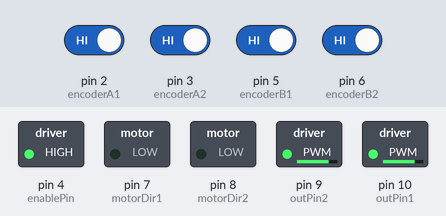
Recording of a sketch running on a simulated Arduino Uno, built with avr-gcc and run on an emulated ATmega328P. Parts: switched loads named in the sketch (green lamp = pin HIGH). The inputs (shaded band) are chosen by the test bench; at power-on: pin 2 (encoderA1), pin 3 (encoderA2), pin 5 (encoderB1), pin 6 (encoderB2) HIGH. What the sketch prints to the serial monitor is not drawn.

Above: at 1.2 s.
1.3 s: pin 2 (encoderA1) driven LOW
4.3 s: pin 3 (encoderA2) driven LOW
Timing chart, 0 to 7.3 s (numbered marks = the images above; inputs shaded):
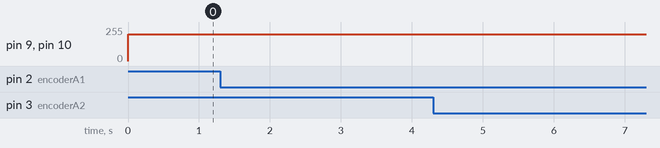

The sketch:

RunMotor.ino
```cpp
///////////////Calculation vars
float pi = 3.14159;
int i;
float startTime = 0;
float elapsedTime = 0;
float currentTime = 0;
float prevTime = 0;
float lastTime1 = 0;
float lastTime2 = 0;

float b = 0.355; //m between middles of wheels
float r = 0.0685; //wheel rad m
float angVel1 = 0;
float angVel2 = 0;
float linVel1 = 0;
float linVel2 = 0;
float dist1 = 0;
float dist2 = 0;
float radians1 = 0;
float radians2 = 0;
float oldRadians1 = 0;
float oldRadians2 = 0;

float xVel1 = 0;
float xVel2 = 0;
float xNew = 0;
float yNew = 0;
float xOld = 0;
float yOld = 0;

float phi = 0;
float phiOld = 0;

float xVel = 0;
float yVel = 0;


int enablePin = 4;

int encoderA1 = 2; //Motor 1 Pins
int encoderB1 = 5;
int outPin1 = 10;
int motorDir1 = 7;

int encoderA2 = 3; //Motor 2 Pins
int encoderB2 = 6;
int outPin2 = 9;
int motorDir2 = 8;

////////////////////Encoder vars
int encoder1Count = 0;
int encoder2Count = 0;
int currA1 = 0;
int currA2 = 0;
int currB1 = 0;
int currB2 = 0;
int lastA1 = 0;
int lastB1 = 0;
int lastA2 = 0;
int lastB2 = 0;

void setup() {

  pinMode(motorDir1,OUTPUT);
  pinMode(motorDir2,OUTPUT);

  pinMode(outPin1,OUTPUT);
  pinMode(outPin2,OUTPUT);


  pinMode(enablePin,OUTPUT);
  digitalWrite(enablePin, HIGH);

  digitalWrite(encoderA1,HIGH);
  digitalWrite(encoderA2,HIGH);

  attachInterrupt(digitalPinToInterrupt(encoderA1), count1, CHANGE);
  attachInterrupt(digitalPinToInterrupt(encoderA2), count2, CHANGE);

  Serial.begin(9600);

  startTime = millis();

}

void loop() {
  prevTime = millis();
  currentTime = (prevTime-startTime)/1000;
  elapsedTime = (millis()-startTime)/1000;

  digitalWrite(motorDir1,LOW);
  digitalWrite(motorDir2, LOW);
  analogWrite(outPin1, 200);
  analogWrite(outPin2, 200);
  int currCount1 = MyEnc1();
  int currCount2 = MyEnc2();

  ////////////////////////////////////////////////////////////////////calculate new position data
  xNew = cos(phiOld)*(((dist2) + (dist1))/2);
  yNew = sin(phiOld)*(((dist2) + (dist1))/2);
  xVel = cos(phi)*(linVel1+linVel2)/2;
  yVel = sin(phi)*(linVel1+linVel2)/2;
  phi = (((dist1-oldRadians1*r) + (dist2-oldRadians1*r)/b));
  xOld = xNew;
  yOld = yNew;

  while (phi > 2*pi || phi < -2*pi){
    if(phi > 2*pi){
      phi = phi-2*pi;}
    else{
      phi = phi+2*pi;
    }
  }
  phiOld = phi;
////////////////////////////////////  debug o/p's

  // Serial.print(digitalRead(encoderA1));
  // Serial.print("\t");
  // Serial.print(digitalRead(encoderB1));
  // Serial.print("\t");
  // Serial.print("count: ");
  // Serial.print(encoder1Count);
  // Serial.print("\t");
  // Serial.print("Radians: ");
  // Serial.print(radians1);
  // Serial.print("currentCounts: ");
  // Serial.print(encoder1Count);
  // Serial.print("\t");
  // Serial.print(encoder2Count);
  // Serial.print("\t");
  // Serial.print("distance 1: ");
  // Serial.print(dist1);
  // Serial.print("\t");
  // Serial.print("distance 2: ");
  // Serial.print(dist2);
  // Serial.print("\t");
  // Serial.print("linear velocity 1,2:");
  // Serial.print(linVel1);
  // Serial.print("\t");
  // Serial.print(linVel2);
  // Serial.print("\t");
  // Serial.print("phi: ");
  // Serial.println(phi);

//*/
/////////////////////////////////////  MATLAB o/p
  Serial.print(elapsedTime);
  Serial.print("\t");
  Serial.print(xNew);
  Serial.print("\t");
  Serial.print(yNew);
  Serial.print("\t");
  Serial.println(phi);
}
void count2(){
  lastA2 = currA2;
  currA2 = digitalRead(encoderA2);
  if(micros()-lastTime1>100){
    if(currA2 == digitalRead(encoderB2)){
    encoder2Count = encoder2Count+2;
    }

    else{
      encoder2Count = encoder2Count-2;
    }
  }
  //////////////////////////////////////    WHEEL 2 CALCULATIONS

  radians2 = (encoder2Count*2*pi)/3200;
  angVel2 = ((radians2-oldRadians2)/(currentTime-lastTime2));   //angular velocity
  linVel2 = angVel2*r;                                         //linear velocity
  dist2 = radians2*r;                                          //left wheel distance traveled;
  oldRadians2 = radians2;                                      //stores current position for later reference


  lastTime1 = millis();
}


long MyEnc2(){
 if(digitalRead(encoderA2) != digitalRead(encoderB2)){
  return(++encoder2Count);
 }
 else{
  return(encoder2Count);
 }

}

void count1(){
  lastA1 = currA1;
  currA1 = digitalRead(encoderA1);
  if(micros()-lastTime1>100){
    if(currA1 == digitalRead(encoderB1)){
    encoder1Count = encoder1Count+2;
    }

    else{
      encoder1Count = encoder1Count-2;
    }
  }
  /////////////////////////////////////     WHEEL 1 CALCULATIONS

  radians1 = (encoder1Count*2*pi)/3200;
  angVel1 = ((radians1-oldRadians1)/(currentTime-lastTime1));   // angular velocity
  linVel1 = angVel1*r;                                         // linear velocity
  dist1 = radians1*r;                                          // distance traveled;
  oldRadians1 = radians1;                                      //stores current position for later reference

  lastTime2 = millis();
}

long MyEnc1(){
 if(digitalRead(encoderA1) != digitalRead(encoderB1)){
  return(encoder1Count+1);
 }
 else{
  return(encoder1Count);
 }
}
```

Measured:
- after the input at 1.3 s, every drawn part: stays the same
- after the input at 4.3 s, every drawn part: stays the same
